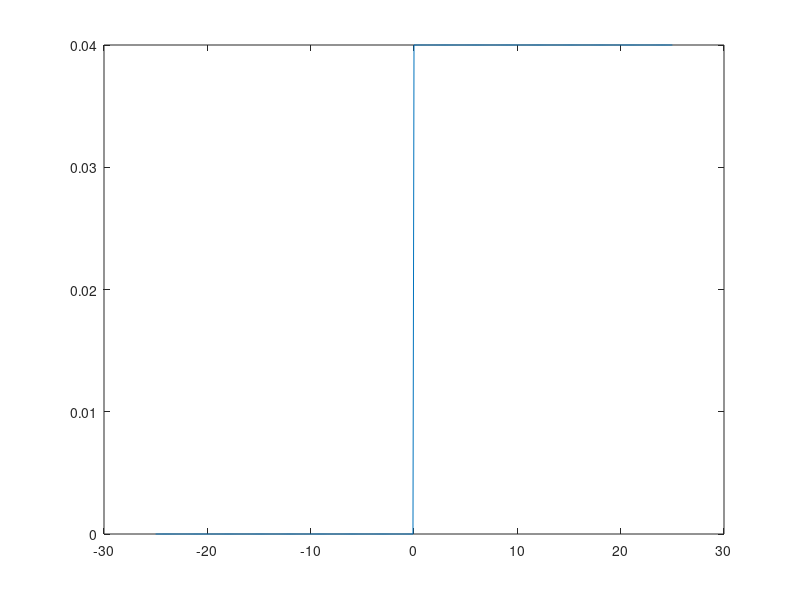

The MATLAB script that drew this image:
function gen_half_square(width)
if (~exist('width', 'var'))
    width = 50;
end
dt = 0.1;
wr = 0.5 * width;
wt = -wr:dt:wr;
wf = zeros(1, length(wt)); 
for i = 1:length(wt)
   if wt(i) <= 0.5 * width && wt(i) >= 0.0;
       wf(i) = 2.0 / width; 
   end
end
plot(wt, wf);
save(['Half_Square_',num2str(width),'.mat'],...
     'dt', 'wr', 'wt', 'wf');
end